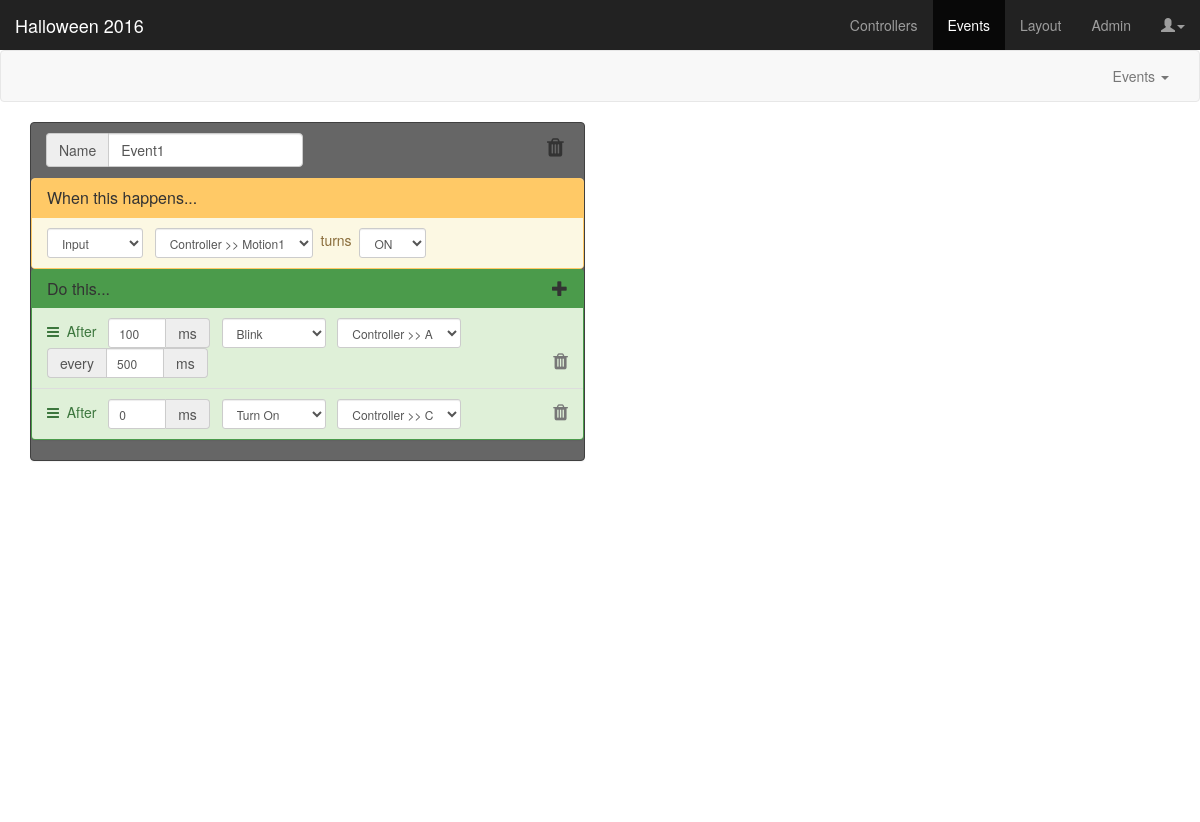
/dashboard, run on the app's committed database.
### app/models.py (models this page shows, shortened)
class Event(db.Model):
	id = db.Column(db.Integer, primary_key=True)
	project_id = db.Column(db.Integer, db.ForeignKey('project.id'))
	name = db.Column(db.String(24))
	loop = db.Column(db.Integer, default=1)
	triggers = db.relationship(
		'Trigger',
		secondary = event_triggers,
		primaryjoin = 'event_triggers.c.event_id == Event.id',
		secondaryjoin = 'event_triggers.c.trigger_id == Trigger.id',
		backref = db.backref('events', lazy='dynamic'),
		lazy = 'dynamic')
	actions = db.relationship(
		'Action',
		secondary = event_actions,
		backref = db.backref('events', lazy='dynamic'),
		lazy = 'dynamic')
	@property
	def serialize(self):
		return {
			'id': self.id,
			'project_id': self.project_id,
			'name': self.name,
			'loop': self.loop,
			'triggers': self.serialize_triggers,
			'actions': self.serialize_actions
		}
	@property
	def serialize_triggers(self):
		return [item.serialize for item in self.triggers]
	@property
	def serialize_actions(self):
		return [item.serialize for item in self.actions]

class Trigger(db.Model):
	id = db.Column(db.Integer, primary_key=True)
	input_id = db.Column(db.Integer, db.ForeignKey('port.id'))
	triggertype_id = db.Column(db.Integer, db.ForeignKey('triggertype.id'), default=0)
	param1 = db.Column(db.String(8), default='0')
	param2 = db.Column(db.String(8), default='0')
	@property
	def serialize(self):
		return{
			'id': self.id,
			'input_id': self.input_id,
			'tt_id': self.triggertype_id,
			'param1': self.param1,
			'param2': self.param2
		}

class Controller(db.Model):
	id = db.Column(db.Integer, primary_key=True)
	project_id = db.Column(db.Integer, db.ForeignKey('project.id'))
	color_id = db.Column(db.Integer, db.ForeignKey('color.id'))
	name = db.Column(db.String(25), unique=True)
	ports = db.relationship('Port', backref='controller')

class Action(db.Model):
	id = db.Column(db.Integer, primary_key=True)
	output_id = db.Column(db.Integer, db.ForeignKey('port.id'))
	sound_id = db.Column(db.Integer, db.ForeignKey('sound.id'))
	actiontype_id = db.Column(db.Integer, db.ForeignKey('actiontype.id'), default=0)
	delay = db.Column(db.String(8), default='0')
	param1 = db.Column(db.String(8), default='0')
	order = db.Column(db.Integer)
	@property
	def serialize(self):
		return{
			'id': self.id,
			'order': self.order,
			'output_id': self.output_id,
			'sound_id': self.sound_id,
			'actiontype_id': self.actiontype_id,
			'delay': self.delay,
			'param1': self.param1
		}

### app/views.py (the view)
@app.route('/dashboard')
def dashboard():
	project = projectname
	controllers = Controller.query.filter(Controller.project_id==projectid)
	if controllers.count() == 0:
		return redirect("/controllers")
	return render_template('dashboard.html',
		title='Dashboard',
		projectname=project,
		inputs=[i.serialize for i in Port.query.filter(Port.type == 'input', Port.state != 'DISABLED')],
		triggertypes=[tt.serialize for tt in Triggertype.query.all()],
		actiontypes=[at.serialize for at in Actiontype.query.all()],
		outputs=[o.serialize for o in Port.query.filter(Port.type == 'output', Port.state != 'DISABLED')],
		sounds=sounds,
		events=[e.serialize for e in Event.query.all()]
	)

### app/models.py (called while the page is built)
	@property
	def serialize(self):
		return {
			'id': self.id,
			'name': self.name,
			'type': self.type
		}

	@property
	def serialize(self):
		return{
			'id': self.id,
			'name': self.name,
			'type': self.type
		}

	@property
	def serialize(self):
		return {
			'id': self.id,
			'cid': self.controller_id,
			'cname': self.controller.name,
			'port': self.port,
			'name': self.name,
			'state': self.state,
			'type': self.type,
			'color_id': self.controller.color_id
		}

### app/templates/dashboard.html (shortened to what this page needs)
{% extends "base.html" %}
{% block content %}
<link href="static/css/dashboard.css" rel="stylesheet">
<nav class="navbar navbar-default">
  <div class="container-fluid">
    <div class="collapse navbar-collapse" id="navbar-collapse-1">
      <ul class="nav navbar-nav navbar-right">
        <li class="dropdown">
        <a href="#" class="dropdown-toggle" data-toggle="dropdown">Events <span class="caret"></span></a>
      </ul>
    </div>
  </div>
</nav>
<div class="container-fluid dashboard">
  <div class="col-md-6 odd-col">
    {% for e in events|selectattr("id", "odd") %}
    <div class="panel panel-event" id="event-{{ e.id }}">
      <form class="form-inline">
        <div class="panel-heading">
          <h3 class="panel-title">
            <div class="form-group">
              <div class="input-group">
                <span class="input-group-addon">Name</span>
                <input type="text" class="form-control update-event" name="eventname" value="{{ e.name }}" />
              </div>
            </div>
            <span class="pull-right">
              <i class="fa fa-trash fa-fw fa-lg form-control-static delete-event" data-eventid="event-{{ e.id }}"></i>
            </span>
          </h3>
        </div>
        <div class="panel panel-trigger">
          <div class="panel-heading">
            <h3 class="panel-title">When this happens...</h3>
          </div>
          <ul class="list-group trigger-list">
            {% for t in e.triggers %}
            <li class="list-group-item list-group-item-warning" id="trigger-{{ t.id }}">
              <select class="form-control triggertype-select update-event input-sm" name="triggertype_id">
                {% for tt in triggertypes %}
                <option value="{{ tt.id }}"{% if t.tt_id == tt.id %} selected{% endif %}>{{ tt.name }}</option>
                {% endfor %}
              </select>&nbsp;&nbsp;
              <span class="trigger-group Input{% if t.tt_id != 0 %} hidden{% endif %}">
                <select class="form-control update-event input-sm" name="port_id">
                  {% for i in inputs %}
                  <option value="{{ i.id }}"{% if t.input_id == i.id %} selected{% endif %}>{{ i.cname }} >> {{ i.name }}</option>
                  {% endfor %}
                </select>
                &nbsp;turns&nbsp;
                <select class="form-control update-event input-sm" name="input-param1">
                  <option value="ON"{% if t.param1 == "ON" %} selected{% endif %}>ON</option>
                </select>
              </span>
            </li>
            {% endfor %}
          </ul>
        </div>
        <div class="panel panel-action">
          <div class="panel-heading">
            <h3 class="panel-title">Do this...<div class="add-action pull-right" data-placement="right" data-toggle="tooltip" title="Add an Action to this Event..." data-eventid="event-{{ e.id }}" data-container="body"><span class="glyphicon glyphicon-plus"></span></div></h3>
          </div>
          <ul class="list-group sortable action-list">
            {% for a in e.actions|sort(attribute='order') %}
            <li class="list-group-item list-group-item-success" id="action-{{ a.id }}">
              <i class="fa fa-bars"></i><span>&nbsp;&nbsp;After&nbsp;&nbsp;</span>
              <div class="input-group">
                <input type="text" class="form-control delay update-event input-sm" name="action-{{ a.id }}-delay" value="{{ a.delay }}" size=3 />
                <span class="input-group-addon">ms</span>
              </div>&nbsp;&nbsp;
              <select class="form-control actiontype-select update-event input-sm" name="action-{{ a.id }}-actiontype_id">
                {% for at in actiontypes %}
                <option value="{{ at.id }}"{% if a.actiontype_id == at.id %} selected{% endif %}>{{ at.name }}</option>
                {% endfor %}
              </select>&nbsp;&nbsp;
              <span class="action-group Turn Toggle Blink">
                <select class="form-control output_id update-event input-sm" name="action-{{ a.id }}-output_id">
                  {% for o in outputs %}
                  <option value="{{ o.id }}"{% if a.output_id == o.id %} selected{% endif %}>{% if o.name|length == 1 %}{{ o.cname }} >> {% endif %}{{ o.name }}</option>
                  {% endfor %}
                </select>&nbsp;&nbsp;
                <div class="input-group Blink{% if a.actiontype_id != 3 %} hidden{% endif %}">
                  <span class="input-group-addon">every</span>
                  <input type="text" class="form-control param1 update-event input-sm" name="action-{{ a.id }}-param1" value="{{ a.param1 }}" size=3 />
                  <span class="input-group-addon">ms</span>
                </div>
              </span>
              <i class="pull-right fa fa-trash fa-lg form-control-static text-muted delete-action" data-actionid="action-{{ a.id }}" data-eventid="event-{{ e.id }}"></i>
            </li>
            {% endfor %}
          </ul>
        </div>
      </form>
    </div>
    {% endfor %}
  </div>
  <div class="col-md-6 even-col">
              </div>
</div>
{% endblock %}

### app/static/css/dashboard.css (style rules this page uses)
body { padding-top: 50px; }
.dashboard { height: calc(100vh - 100px); }
.panel-trigger { border: 1px solid #FFC966; margin-bottom: 0; }
.panel-trigger > .panel-heading { background-color: #FFC966; }
.panel-action { background-color: #4b9b4b; }
.panel-event { background-color: #666666; border: 1px solid #404040; }

### data on the page
Event: eventname "Event1", delay "0", name "Controller >> C"
Trigger: port_id "Controller >> Motion1", input-param1 "ON"
Action: delay "100", name "Controller >> A", param1 "500"

### other printed values
{{ projectname }} "Halloween 2016"
form field triggertype_id "Input"
form field value "Blink"
form field value "Turn On"
